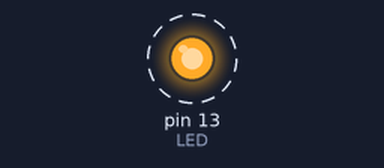
A sketch run on a simulated Arduino Uno, built with avr-gcc and run on an emulated ATmega328P. Parts: output pins drawn as LEDs (lit = HIGH). Dashed ring = blinking.

Above: at 0.2 s.
Timing chart, 0 to 3.0 s (numbered marks = the images above):
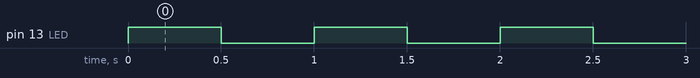

The sketch:

io-uno-1.ino
```cpp
// (licence header left out)
/* Macro representing the LED control using the IO 13. */
#define LED 13

void setup() {
    /* Configure IO 13 on Arduino Uno to be output.
       IO 13 is connected to the built-in LED. */
    pinMode(LED, OUTPUT);
}

void loop() {
    /* Set LED to HIGH */
    digitalWrite(LED, HIGH);
    /* Wait 500ms */
    delay(500);
    /* Set LED to LOW */
    digitalWrite(LED, LOW);
    /* Wait 500ms */
    delay(500);
}
```

io-uno-1.c
```cpp
// (licence header left out)
/* CPU frequency */
#define F_CPU 16000000UL

/* AVR device-specific IO definitions */
#include <avr/io.h>
/* Convenience functions for busy-wait delay loops */
#include <util/delay.h>


int main()
{
        /* Configure PB5 (13 on Arduino Uno) to be output.
           IO 13 is connected to the built-in LED.
           You can also use:
             DDRB |= (1 << 5);
             or
             DDRB |= (1 << PB5);
        */
        DDRB |= 0b00100000;

        while(1)
        {
                /* Set PB5 to HIGH
                   You can also use:
                     PORTB |= (1 << PB5);
                */
                PORTB |= 0b00100000;

                /* Wait 500ms */
                _delay_ms(500);

                /* Set PB5 to LOW
                   You can also use:
                     PORTB &= ~(1 << PB5);
                */
                PORTB &= 0b11011111;

                /* Wait 500ms */
                _delay_ms(500);
        }

        return 0;
}
```

io-uno-2.c
```cpp
// (licence header left out)
/* CPU frequency */
#define F_CPU 16000000UL

/* AVR device-specific IO definitions */
#include <avr/io.h>
/* Convenience functions for busy-wait delay loops */
#include <util/delay.h>


int main()
{
    /* Configure PB0 (8 on Arduino Uno) to be input.
        You can also use:
            DDRB &= ~(1 << PB0);
    */
    DDRB &= 0b11111110;
    /* Configure PB1 (9 on Arduino Uno) to be input.
        You can also use:
            DDRB &= ~(1 << PB1);
    */
    DDRB &= 0b11111101;
    /* Activate PULL UP for PB1 (9 on Arduino Uno).
        You can also use:
            DDRB |= (1 << PB1);
    */
    PORTB |= 0b00000010;

    while(1)
    {
        if (PINB & 0b00000001) {
            /* High level on port PB0. */
        } else {
            /* Low level on port PB0. */
        }

        if (PINB & 0b00000010) {
            /* No connection or High level on port PB1. */
        } else {
            /* GND on port PB1. */
        }

    }

    return 0;
}
```

Measured:
- by itself, pin 13 (LED): alternates HIGH for 0.50 s and LOW for 0.50 s
